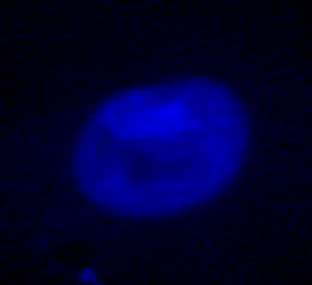
#> input picture 5 Analysis, results/FluorescentCells-1.png, 104 x 95 px (shown 3 times larger)
$ jupyter execute --allow-errors test.ipynb   (shell and % lines are left out)
#> lines starting #> are read from the running program, lines starting #| are printed output that depends on the picture
[cell 1]
%pylab inline
from skimage import io, filters

[cell 2]
t = linspace(0,2*pi, 100)
#> (the rest of this cell did not finish here and is left out)

[cell 3]
img = io.imread('FluorescentCells-1.png')[:,:,2]
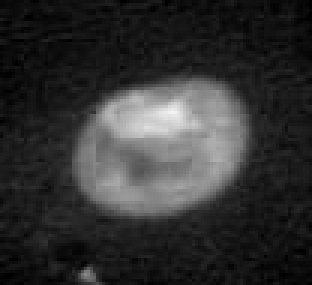
#> img: shape (95, 104) (shown 3 times larger); min 0, max 244, mean 49.4
fimg = filters.gaussian(img, sigma=2)
dx = gradient(fimg, axis=0)
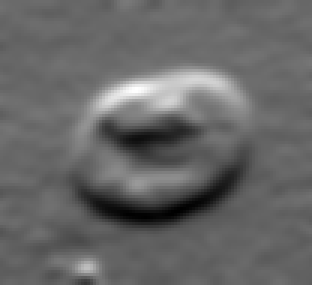
#> dx: shape (95, 104) float64 (shown 3 times larger); min -0.0595, max 0.088, mean 0.000166; drawn with min black and max white
dy = gradient(fimg, axis=1)
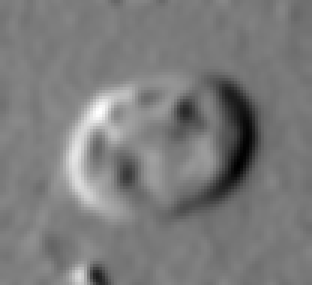
#> dy: shape (95, 104) float64 (shown 3 times larger); min -0.059, max 0.0629, mean -1.12e-05; drawn with min black and max white
gr = dx**2 + dy**2
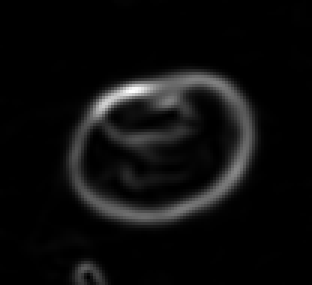
#> gr: shape (95, 104) float64 (shown 3 times larger); min 2.37e-10, max 0.00816, mean 0.000432; drawn with min black and max white
imshow(gr)
show()
# fimg = filters.difference_of_gaussians(img, 5)
fimg = gr
imshow(fimg)

x0 = 50
y0 = 50
scatter(x0, y0, color='red')

def from_polar(r,t, x0, y0):
    x = r*cos(t) + x0
    y = r*sin(t) + y0
    return x, y


imshow(img, cmap='gray')
imshow(fimg, cmap='hot', alpha=0.5)
show()
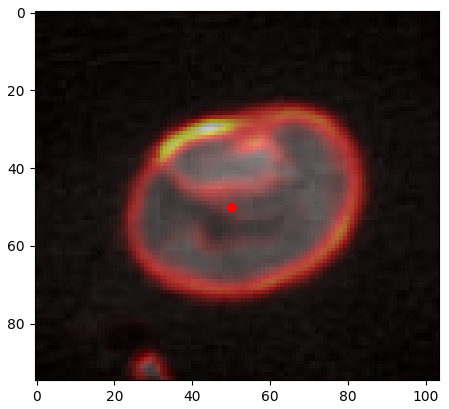
#> figure drawn by matplotlib, 1 panel
figure(figsize=(10,10))
h,w = 40,40
r = linspace(0,40,h)
cs = zeros([h,w])
for i, t in ndenumerate(linspace(0,2*pi,w)):
    x, y = from_polar(r, t, x0, y0)
    x, y = x.astype(int), y.astype(int)
    data = fimg[x, y]
    rmax = argmax(data)
    xmax, ymax = from_polar(rmax, t, x0, y0)
    # plot(data)
    plot(x,y, color='blue')
    scatter(ymax, xmax, color='red')
    cs[i] = data
#> this loop made 40 passes
#> (rmax, xmax, ymax) on passes 1 to 12: (22, 72, 50), (21, 70.73, 53.37), (22, 70.87, 56.97), (21, 68.59, 59.76), (22, 67.59, 63.22), (23, 65.93, 66.59), (25, 64.2, 70.57), (27, 61.57, 74.39), (28, 57.79, 76.89), (30, 53.62, 79.78), (31, 48.75, 80.97), (32, 43.6, 81.35)
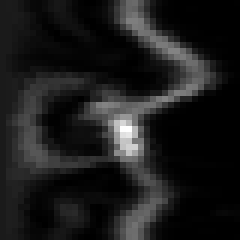
#> cs: shape (40, 40) float64 (shown 6 times larger); min 3.05e-08, max 0.0079, mean 0.000866; drawn with min black and max white
    # break
# show()
imshow(img)
show()
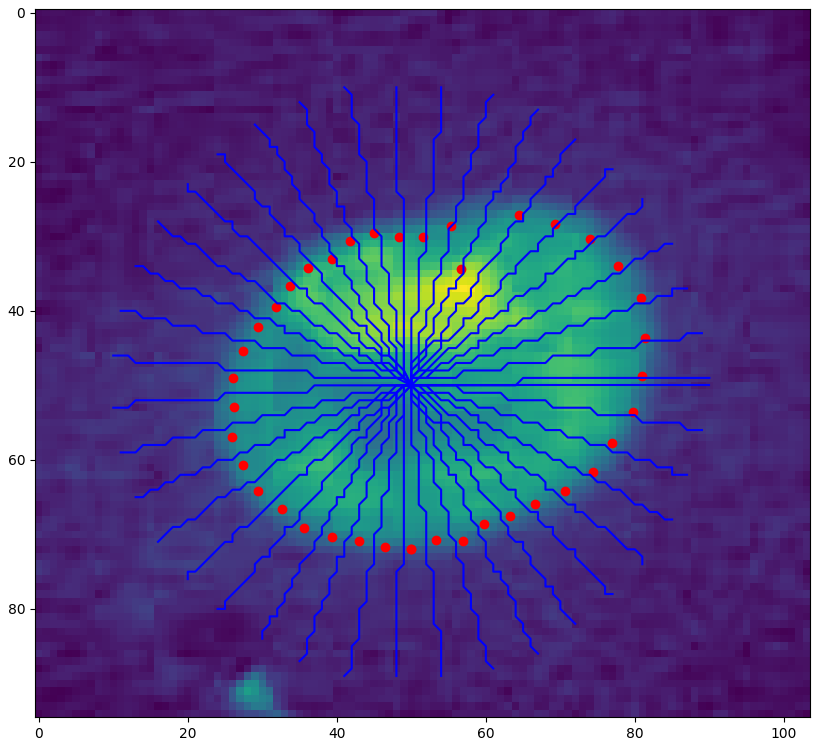
#> figure drawn by matplotlib, 1 panel

imshow(cs)
rs = zeros([h])
for i in range(h):
    r = argmax(cs[i])
    rs[i] = r
    scatter(r,i, color='red')
#> this loop made 40 passes
#> r on passes 1 to 12: 22, 21, 22, 21, 22, 23, 25, 27, 28, 30, 31, 32
#> after the loop, rs = 40 values, max 33 at index 12, min 17 at index 17, mean 24.12
show()
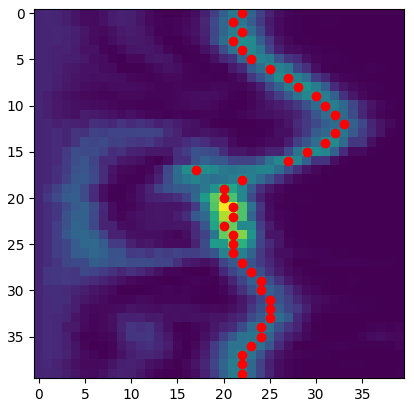
#> figure drawn by matplotlib, 1 panel

ddf = gradient(gradient(rs))
#> ddf = 40 values, max 3.75 at index 17, min -2.25 at index 15, mean 0.0375
# plot(ddf)

imshow(cs)
for i in range(h):
    r = argmax(cs[i])
    scatter(r,i, color='red')

axhline(argmax(ddf))
